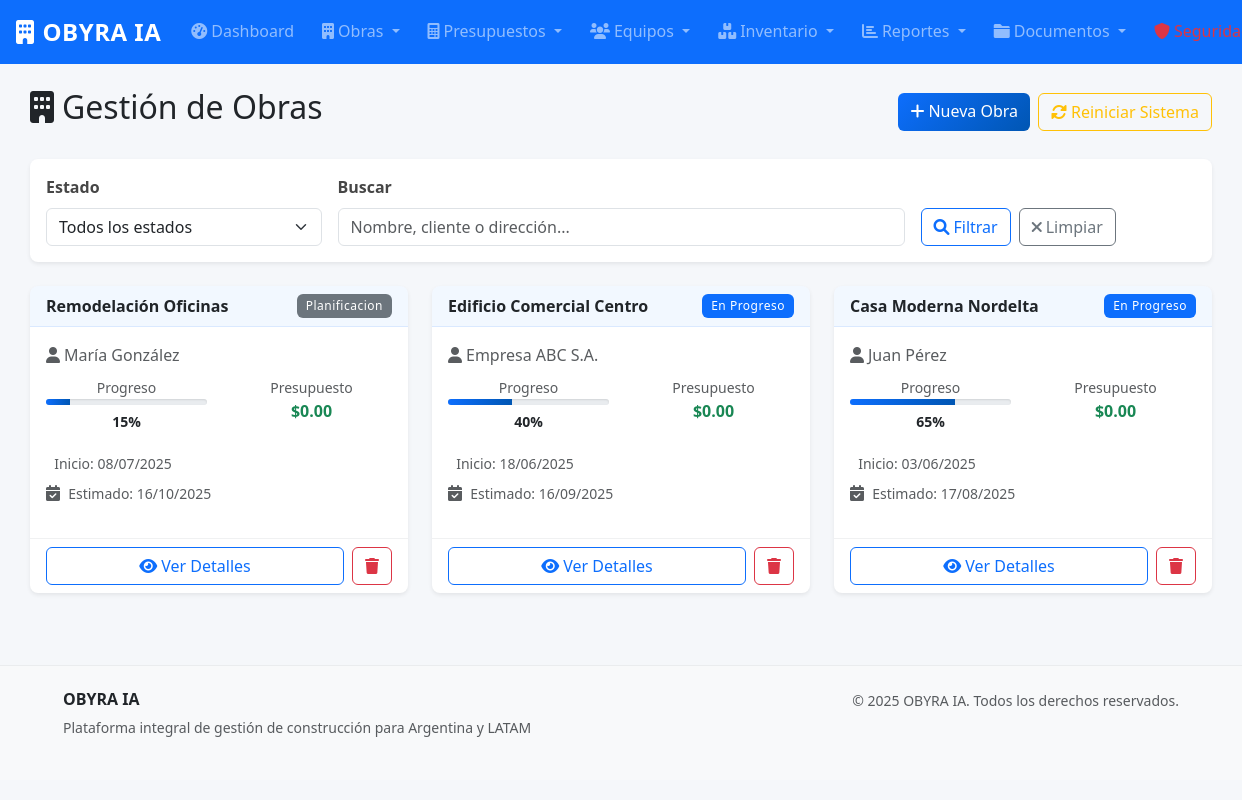
Page /obras/ (signed in) on the earlier database version.
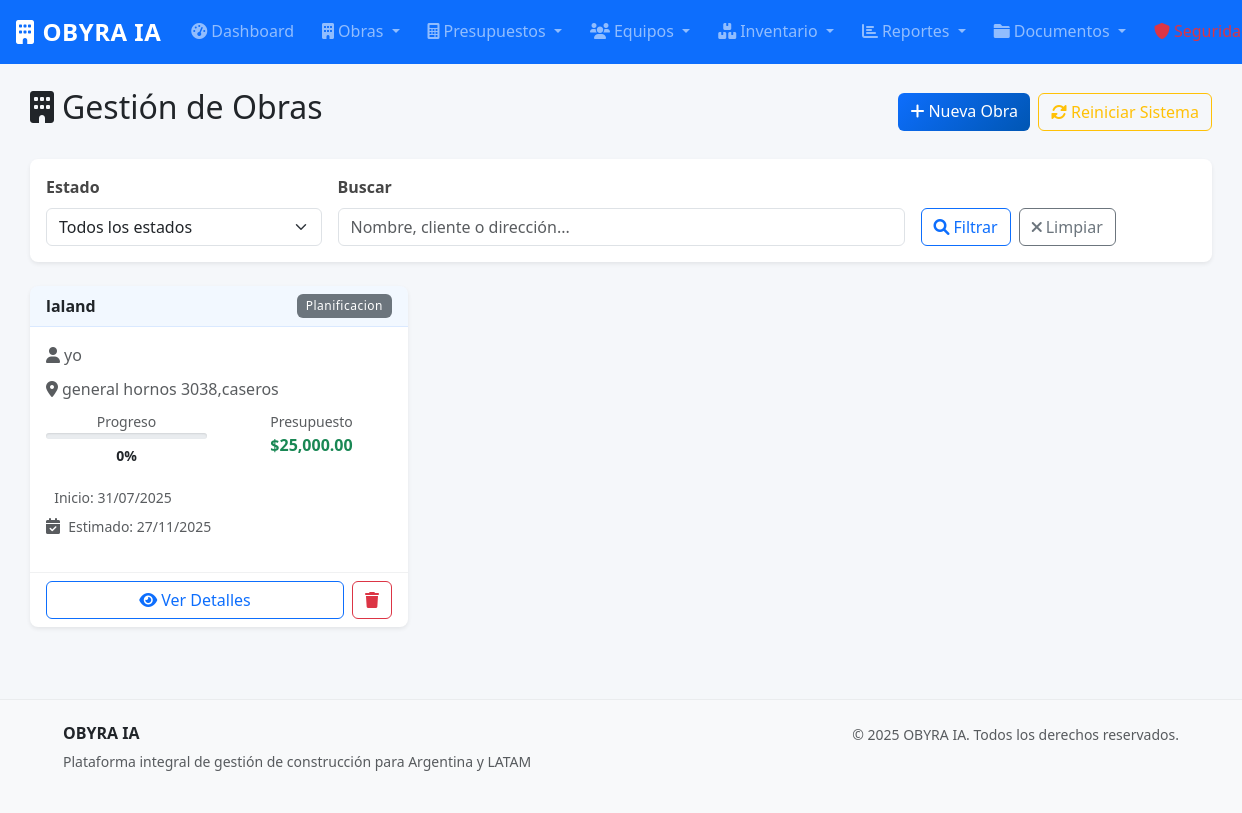
Same page on the later database version.
### models.py (models this page shows, shortened)
class Obra(db.Model):
    __tablename__ = 'obras'
    id = db.Column(db.Integer, primary_key=True)
    nombre = db.Column(db.String(200), nullable=False)
    descripcion = db.Column(db.Text)
    direccion = db.Column(db.String(300))
    cliente = db.Column(db.String(200), nullable=False)
    telefono_cliente = db.Column(db.String(20))
    email_cliente = db.Column(db.String(120))
    fecha_inicio = db.Column(db.Date)
    fecha_fin_estimada = db.Column(db.Date)
    fecha_fin_real = db.Column(db.Date)
    estado = db.Column(db.String(20), default='planificacion')  # planificacion, en_curso, pausada, finalizada, cancelada
    presupuesto_total = db.Column(db.Numeric(15, 2), default=0)
    costo_real = db.Column(db.Numeric(15, 2), default=0)
    progreso = db.Column(db.Integer, default=0)  # Porcentaje de avance
    fecha_creacion = db.Column(db.DateTime, default=datetime.utcnow)
    organizacion_id = db.Column(db.Integer, db.ForeignKey('organizaciones.id'), nullable=False)
    organizacion = db.relationship('Organizacion', back_populates='obras')
    etapas = db.relationship('EtapaObra', back_populates='obra', cascade='all, delete-orphan', lazy='dynamic')
    asignaciones = db.relationship('AsignacionObra', back_populates='obra', cascade='all, delete-orphan', lazy='dynamic')
    presupuestos = db.relationship('Presupuesto', back_populates='obra', lazy='dynamic')
    uso_inventario = db.relationship('UsoInventario', back_populates='obra', lazy='dynamic')

### obras.py (the view, shortened to what this page needs)
@obras_bp.route('/')
@login_required
def lista():
    if not current_user.puede_acceder_modulo('obras'):
        flash('No tienes permisos para acceder a este módulo.', 'danger')
        return redirect(url_for('reportes.dashboard'))
    estado = request.args.get('estado', '')
    buscar = request.args.get('buscar', '')
    query = Obra.query
    if estado:
        query = query.filter(Obra.estado == estado)
    obras = query.order_by(Obra.fecha_creacion.desc()).all()
    return render_template('obras/lista.html', obras=obras, estado=estado, buscar=buscar)

### app.py (called while the page is built)
@login_manager.user_loader
def load_user(user_id):
    from models import Usuario
    return Usuario.query.get(int(user_id))

@app.template_filter('fecha')
def fecha_filter(fecha):
    if fecha:
        return fecha.strftime('%d/%m/%Y')
    return ''

@app.template_filter('moneda')
def moneda_filter(valor):
    if valor is None:
        return '$0'
    return f'${valor:,.2f}'

@app.template_filter('estado_badge')
def estado_badge_filter(estado):
    badges = {
        'activo': 'bg-success',
        'inactivo': 'bg-secondary',
        'borrador': 'bg-secondary',
        'enviado': 'bg-warning',
        'aprobado': 'bg-success',
        'rechazado': 'bg-danger',
        'planificacion': 'bg-secondary',
        'en_progreso': 'bg-primary',
        'pausada': 'bg-warning',
        'finalizada': 'bg-success',
        'cancelada': 'bg-danger'
    }
    return badges.get(estado, 'bg-secondary')

### templates/obras/lista.html (shortened to what the changed rows need)
{% extends "base.html" %}
{% block content %}
<div class="container-fluid mt-4">
    <div class="row">
        <div class="col-12">
            <div class="d-flex justify-content-between align-items-center mb-4">
                <h2><i class="fas fa-building me-2"></i>Gestión de Obras</h2>
            </div>
        </div>
    </div>
    <div class="row">
        {% if obras %}
            {% for obra in obras %}
            <div class="col-lg-6 col-xl-4 mb-4">
                <div class="card h-100 shadow-sm">
                    <div class="card-header d-flex justify-content-between align-items-center">
                        <h6 class="mb-0 fw-bold">{{ obra.nombre }}</h6>
                        <span class="badge {{ obra.estado|estado_badge }}">
                            {{ obra.estado.replace('_', ' ').title() }}
                        </span>
                    </div>
                    <div class="card-body">
                        <p class="text-muted mb-2">
                            <i class="fas fa-user me-1"></i>{{ obra.cliente }}
                        </p>
                        {% if obra.direccion %}
                        <p class="text-muted mb-2">
                            <i class="fas fa-map-marker-alt me-1"></i>{{ obra.direccion[:50] }}{% if obra.direccion|length > 50 %}...{% endif %}
                        </p>
                        {% endif %}
                        <div class="row text-center mb-3">
                            <div class="col-6">
                                <small class="text-muted d-block">Progreso</small>
                                <div class="progress mb-1" style="height: 6px;">
                                    <div class="progress-bar" role="progressbar"
                                         style="width: {{ obra.progreso }}%"></div>
                                </div>
                                <small class="fw-bold">{{ obra.progreso }}%</small>
                            </div>
                            <div class="col-6">
                                <small class="text-muted d-block">Presupuesto</small>
                                <strong class="text-success">{{ obra.presupuesto_total|moneda }}</strong>
                            </div>
                        </div>
                        {% if obra.fecha_inicio %}
                        <p class="text-muted mb-1">
                            <small>Inicio: {{ obra.fecha_inicio|fecha }}</small>
                        </p>
                        {% endif %}
                        {% if obra.fecha_fin_estimada %}
                        <p class="text-muted mb-3">
                            <i class="fas fa-calendar-check me-1"></i>
                            <small>Estimado: {{ obra.fecha_fin_estimada|fecha }}</small>
                        </p>
                        {% endif %}
                    </div>
                    <div class="card-footer bg-transparent">
                        <div class="d-flex justify-content-between gap-2">
                            <a href="{{ url_for('obras.detalle', id=obra.id) }}" class="btn btn-outline-primary flex-fill">
                                <i class="fas fa-eye me-1"></i>Ver Detalles
                            </a>
                            {% if current_user.email in ['brenda@gmail.com', 'admin@obyra.com'] %}
                            <button type="button" class="btn btn-outline-danger"
                                    onclick="confirmarEliminacion('{{ obra.id }}', '{{ obra.nombre }}')">
                                <i class="fas fa-trash"></i>
                            </button>
                            {% endif %}
                        </div>
                    </div>
                </div>
            </div>
            {% endfor %}
        {% endif %}
    </div>
</div>
{% endblock %}

Differences in the rows shown:
removed Obra: nombre "Remodelación Oficinas", estado.replace "Planificacion", cliente "María González", progreso "15", presupuesto_total|moneda "$0.00", fecha_inicio|fecha "08/07/2025", fecha_fin_estimada|fecha "16/10/2025"
removed Obra: nombre "Edificio Comercial Centro", estado.replace "En Progreso", cliente "Empresa ABC S.A.", progreso "40", presupuesto_total|moneda "$0.00", fecha_inicio|fecha "18/06/2025", fecha_fin_estimada|fecha "16/09/2025"
removed Obra: nombre "Casa Moderna Nordelta", estado.replace "En Progreso", cliente "Juan Pérez", progreso "65", presupuesto_total|moneda "$0.00", fecha_inicio|fecha "03/06/2025", fecha_fin_estimada|fecha "17/08/2025"
added Obra: nombre "laland", estado.replace "Planificacion", cliente "yo", direccion "general hornos 3038,caseros", progreso "0", presupuesto_total|moneda "$25,000.00", fecha_inicio|fecha "31/07/2025", fecha_fin_estimada|fecha "27/11/2025"
